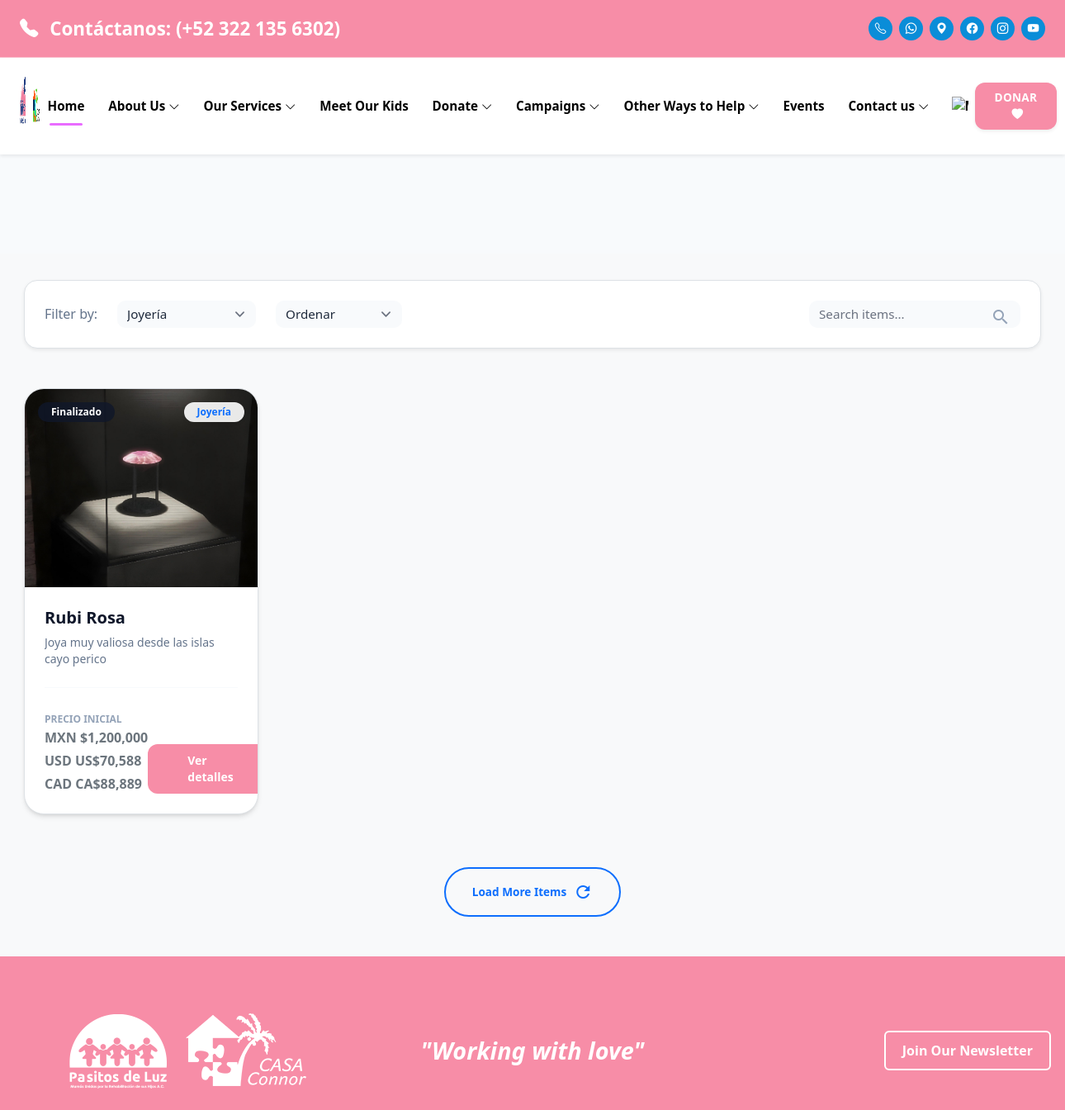
/php/subasta.php?categoria=3 (upper part), run on an earlier commit of the app's database.
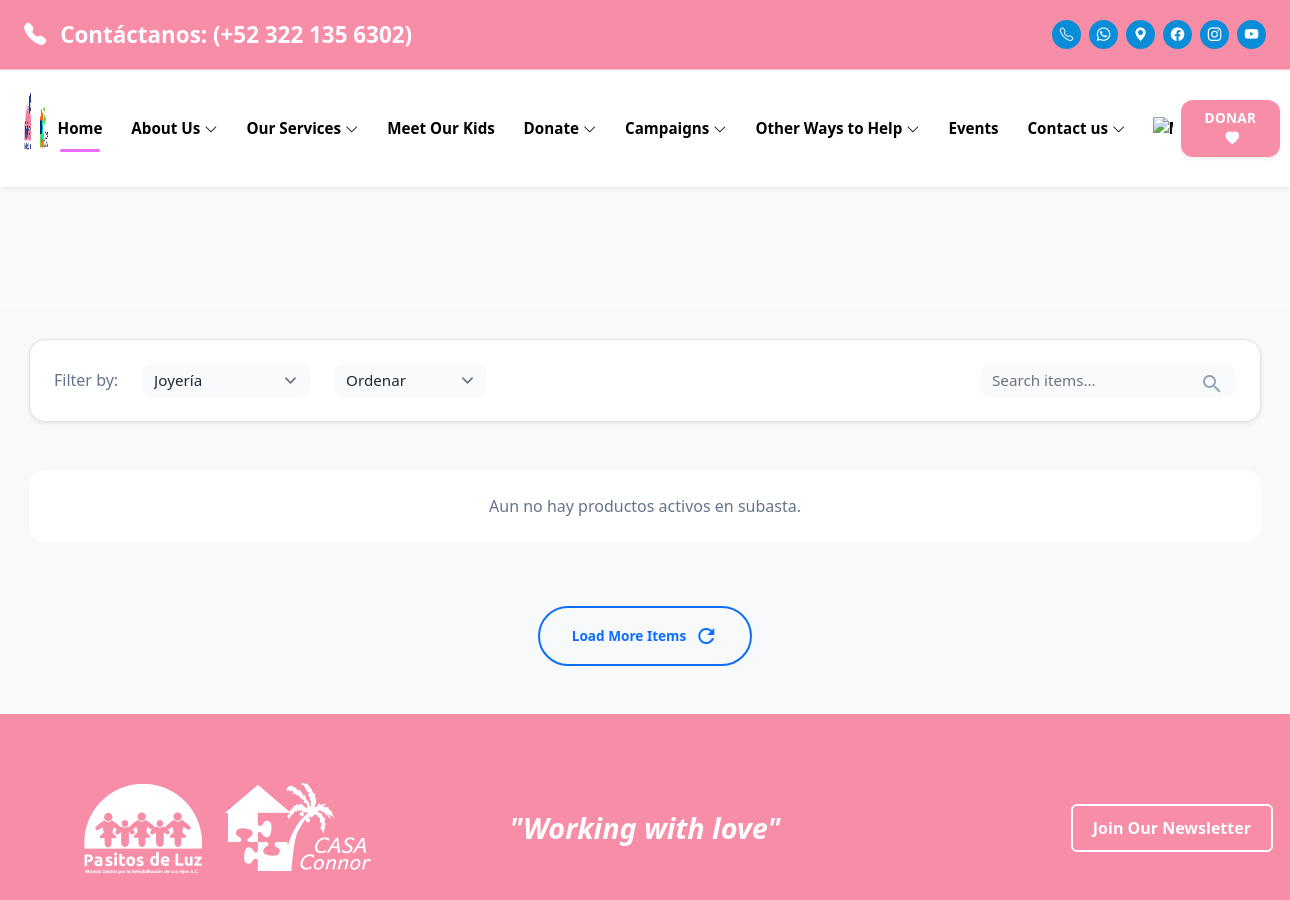
And on a later commit of the database.
### tables this page shows
CREATE TABLE `productos` (
  `id` int(11) NOT NULL,
  `nombre` varchar(255) NOT NULL,
  `descripcion` text DEFAULT NULL,
  `imagen_url` varchar(255) DEFAULT NULL,
  `precio_inicial` decimal(10,2) NOT NULL,
  `categoria_id` int(11) DEFAULT NULL,
  `estado` enum('activo','finalizado') DEFAULT 'activo',
  `fecha_creacion` timestamp NOT NULL DEFAULT current_timestamp(),
  `fecha_inicio` datetime DEFAULT NULL,
  `fecha_fin` datetime DEFAULT NULL,
  `incremento_minimo` decimal(10,2) NOT NULL DEFAULT 0.00
);

CREATE TABLE `categorias` (
  `id` int(11) NOT NULL,
  `nombre` varchar(100) NOT NULL
);

### php/subasta.php (the view, shortened to what the changed rows need)
<?php
require_once __DIR__ . "/../config/db.php";
$precioColumn = "predcio_inicial";
$checkPrecio = $mysqli->query("SHOW COLUMNS FROM productos LIKE 'predcio_inicial'");
if ($checkPrecio && $checkPrecio->num_rows === 0) {
    $checkPrecioAlt = $mysqli->query("SHOW COLUMNS FROM productos LIKE 'precio_inicial'");
    if ($checkPrecioAlt && $checkPrecioAlt->num_rows > 0) {
        $precioColumn = "precio_inicial";
    }
}
$hasIncremento = false;
$checkInc = $mysqli->query("SHOW COLUMNS FROM productos LIKE 'incremento_minimo'");
if ($checkInc && $checkInc->num_rows > 0) {
    $hasIncremento = true;
}
$hasInicio = false;
$checkInicio = $mysqli->query("SHOW COLUMNS FROM productos LIKE 'fecha_inicio'");
if ($checkInicio && $checkInicio->num_rows > 0) {
    $hasInicio = true;
}
$hasFin = false;
$checkFin = $mysqli->query("SHOW COLUMNS FROM productos LIKE 'fecha_fin'");
if ($checkFin && $checkFin->num_rows > 0) {
    $hasFin = true;
}
$monedas = ["MXN", "USD", "CAD"];
$rates = ["MXN" => 1.0, "USD" => 1.0, "CAD" => 1.0];
$ratesResult = $mysqli->query("SELECT moneda, tasa FROM exchange_rates");
if ($ratesResult) {
    while ($row = $ratesResult->fetch_assoc()) {
        $code = strtoupper($row["moneda"] ?? "");
        if (isset($rates[$code])) {
            $rates[$code] = (float) $row["tasa"];
        }
    }
}
function convertAmount($amountMXN, $currency, $rates)
{
    $rate = $rates[$currency] ?? 1.0;
    if ($currency === "MXN" || $rate <= 0) {
        $value = (float) $amountMXN;
    } else {
        $value = (float) $amountMXN / $rate;
    }
    return round($value, 0, PHP_ROUND_HALF_UP);
}
function formatCurrency($amountMXN, $currency, $rates)
{
    $value = convertAmount($amountMXN, $currency, $rates);
    $prefix = "$";
    if ($currency === "USD") {
        $prefix = "US$";
    } elseif ($currency === "CAD") {
        $prefix = "CA$";
    }
    return $prefix . number_format($value, 0);
}
$categoriaFiltro = (int) ($_GET["categoria"] ?? 0);
$productos = [];
$selectIncremento = $hasIncremento ? ", p.incremento_minimo" : "";
$selectInicio = $hasInicio ? ", p.fecha_inicio" : "";
$selectFin = $hasFin ? ", p.fecha_fin" : "";
$queryProductos = "SELECT p.id, p.nombre, p.descripcion, p.imagen_url, p.estado, p.$precioColumn AS precio, c.nombre AS categoria, pu.max_puja$selectIncremento$selectInicio$selectFin FROM productos p LEFT JOIN categorias c ON p.categoria_id = c.id LEFT JOIN (SELECT producto_id, MAX(monto_puja) AS max_puja FROM pujas GROUP BY producto_id) pu ON p.id = pu.producto_id WHERE p.estado IN ('activo', 'pausado')";
if ($categoriaFiltro > 0) {
    $queryProductos .= " AND p.categoria_id = " . $categoriaFiltro;
}
$orderClause = " ORDER BY p.id DESC";
$queryProductos .= $orderClause;
$resultProductos = $mysqli->query($queryProductos);
if ($resultProductos) {
    while ($row = $resultProductos->fetch_assoc()) {
        $productos[] = $row;
    }
}
?>
<!DOCTYPE html>
<html lang="es"><head>
<link href="https://cdn.jsdelivr.net/npm/bootstrap@5.3.0/dist/css/bootstrap.min.css" rel="stylesheet"/>
<link rel="stylesheet" href="https://cdn.jsdelivr.net/npm/bootstrap-icons@1.11.0/font/bootstrap-icons.css"/>
<script src="https://cdn.tailwindcss.com?plugins=forms,typography"></script>
<link href="../css/subasta.css?v=20260303" rel="stylesheet"/>
</head>
<body class="bg-background-light dark:bg-background-dark text-slate-800 dark:text-slate-200">
<main class="container mx-auto px-6 py-12">
<div class="grid grid-cols-1 md:grid-cols-2 lg:grid-cols-3 xl:grid-cols-4 gap-8">
<?php if (count($productos) === 0) { ?>
    <div class="col-span-full bg-white dark:bg-slate-900 rounded-2xl p-6 text-center text-slate-500">
        Aun no hay productos activos en subasta.
    </div>
<?php } else { ?>
    <?php
        $extraParams = [];
        if ($categoriaFiltro > 0) {
            $extraParams[] = "categoria=" . $categoriaFiltro;
        }
        $extraQuery = count($extraParams) > 0 ? "&" . implode("&", $extraParams) : "";
    ?>
    <?php foreach ($productos as $producto) { ?>
        <?php
            $img = $producto["imagen_url"] ?? "";
            $imagenes = json_decode($img, true);
            if (!is_array($imagenes)) {
                $imagenes = [$img];
            }
            $imagenes = array_filter(array_map(function($path) {
                $path = trim($path);
                if ($path === "") return null;
                return ($path[0] !== "/" && !preg_match("~^https?://~", $path)) ? "../" . $path : $path;
            }, $imagenes));
            $imagenes = array_values($imagenes);
            $inicio = $hasInicio && !empty($producto["fecha_inicio"]) ? new DateTime($producto["fecha_inicio"]) : null;
            $fin = $hasFin && !empty($producto["fecha_fin"]) ? new DateTime($producto["fecha_fin"]) : null;
            $ahora = new DateTime();
            $activoTiempo = ($inicio === null || $ahora >= $inicio) && ($fin === null || $ahora <= $fin);
            $estadoActual = ($producto["estado"] ?? "activo") === "activo" && $activoTiempo;
            $statusBadge = "";
            if (!$estadoActual) {
                if (($producto["estado"] ?? "") === "pausado") {
                    $statusBadge = "Pausado";
                } elseif ($fin !== null && $ahora > $fin) {
                    $statusBadge = "Finalizado";
                } elseif ($inicio !== null && $ahora < $inicio) {
                    $statusBadge = "Inicia pronto";
                } else {
                    $statusBadge = "No disponible";
                }
            }
        ?>
        <div class="auction-card bg-white dark:bg-slate-900 rounded-3xl overflow-hidden shadow-md border border-slate-100 dark:border-slate-800 flex flex-col">
            <div class="relative h-60 overflow-hidden">
                <?php if (count($imagenes) > 1) { ?>
                    <div id="carousel-<?php echo $producto['id']; ?>" class="carousel slide carousel-dark h-full" data-bs-ride="carousel">
                        <div class="carousel-inner h-full">
                            <?php foreach ($imagenes as $index => $imagen) { ?>
                                <div class="carousel-item h-full <?php echo $index === 0 ? 'active' : ''; ?>">
                                    <img src="<?php echo htmlspecialchars($imagen); ?>" class="d-block w-100 h-full object-cover" alt="<?php echo htmlspecialchars($producto["nombre"] ?? "Producto"); ?>">
                                </div>
                            <?php } ?>
                        </div>
                        <button class="carousel-control-prev" type="button" data-bs-target="#carousel-<?php echo $producto['id']; ?>" data-bs-slide="prev">
                            <span class="carousel-control-prev-icon" aria-hidden="true"></span>
                            <span class="visually-hidden">Previous</span>
                        </button>
                        <button class="carousel-control-next" type="button" data-bs-target="#carousel-<?php echo $producto['id']; ?>" data-bs-slide="next">
                            <span class="carousel-control-next-icon" aria-hidden="true"></span>
                            <span class="visually-hidden">Next</span>
                        </button>
                    </div>
                <?php } elseif (!empty($imagenes[0])) { ?>
                    <img alt="<?php echo htmlspecialchars($producto["nombre"] ?? "Producto"); ?>" class="w-full h-full object-cover" src="<?php echo htmlspecialchars($imagenes[0]); ?>"/>
                <?php } ?>
                <div class="absolute top-4 right-4 bg-white/90 dark:bg-slate-800/90 backdrop-blur-sm px-3 py-1 rounded-full text-xs font-bold text-primary shadow-sm">
                    <div><?php echo htmlspecialchars($producto["categoria"] ?? ""); ?></div>
                </div>
                <?php if ($statusBadge !== "") { ?>
                    <div class="absolute top-4 left-4 bg-slate-900/80 text-white px-3 py-1 rounded-full text-xs font-semibold">
                        <?php echo htmlspecialchars($statusBadge); ?>
                    </div>
                <?php } ?>
            </div>
            <div class="p-6 flex flex-col flex-grow">
                <h3 class="text-xl font-bold text-slate-900 dark:text-white mb-2 leading-tight">
                    <?php echo htmlspecialchars($producto["nombre"] ?? ""); ?>
                </h3>
                <p class="text-sm text-slate-500 mb-4 line-clamp-2">
                    <?php echo htmlspecialchars($producto["descripcion"] ?? ""); ?>
                </p>
                <div class="mt-auto pt-4 border-t border-slate-50 dark:border-slate-800 flex justify-between items-end">
                    <div>
                        <span class="text-xs text-slate-400 uppercase font-semibold">Precio inicial</span>
                        <div class="currency-stack text-secondary">
                            <?php foreach ($monedas as $code) { ?>
                                <div class="currency-line">
                                    <?php echo htmlspecialchars($code . " " . formatCurrency((float)($producto['precio'] ?? 0), $code, $rates)); ?>
                                </div>
                            <?php } ?>
                        </div>
                    </div>
                    <a class="bg-[#f78da7] text-white px-5 py-2.5 rounded-xl font-bold text-sm hover:bg-[#d66a85] hover:shadow-lg transition-all" href="producto.php?id=<?php echo (int) $producto["id"]; ?><?php echo $extraQuery; ?>">
                        <?php echo $estadoActual ? "Pujar" : "Ver detalles"; ?>
                    </a>
                </div>
            </div>
        </div>
    <?php } ?>
<?php } ?>
</div>
    </main>
    <footer>
        <div class="py-5" style="background: #f78da7;">
            <div class="container">
                <div class="row align-items-center mb-5">
                    <div class="col-md-4 text-center">
                        <h2 class="fw-bold italic" style="font-size: 1.8rem; font-style: italic; color: #ffffff;">
                            "Working with love"
                        </h2>
                    </div>
                </div>
            </div>
        </div>
    </footer>
</body></html>

What changed in the data, as far as the page shows it:
no longer on this page (row edited): productos: imagen_url (picture), categoria.nombre "Joyería", statusBadge "Finalizado", nombre "Rubi Rosa", descripcion "Joya muy valiosa desde las islas cayo perico", precio_inicial "MXN $1,200,000", precio_inicial "USD US$70,588", precio_inicial "CAD CA$88,889", shows "Ver detalles"
Also different on the page:
text now shown: "Aun no hay productos activos en subasta."
